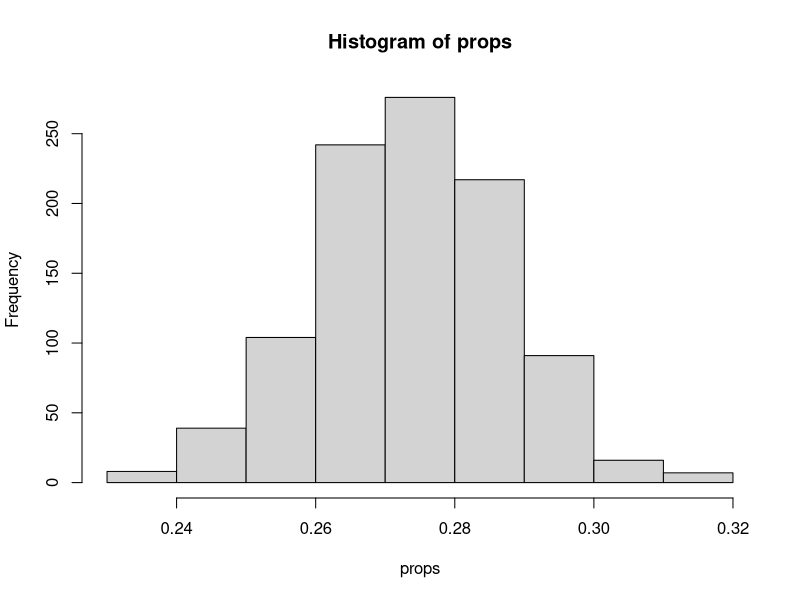

Here is the R script that generated this plot:
#Author: Matt Williams
#Version: 2/5/2022


n_samples <- 1000
#n <- 50
n <- 500
n_people = 1000
cut_off = 275

values <- vector("numeric", length = n_people)
props <- vector("numeric", length = n_samples)

for(i in 1:length(values))
{
  if(i <= cut_off)
  {
    values[i] = TRUE
  }
  else
  {
    values[i] = FALSE
  }
}


for(i in 1:n_samples)
{
  sample <- sample(values, size = n, replace = FALSE)
  count = 0
  for(val in sample){
    if(val == TRUE)
    {
      count = count + 1
    }
  }
  
  props[i] = count / length(sample)
}

hist(props)
sd(props)
